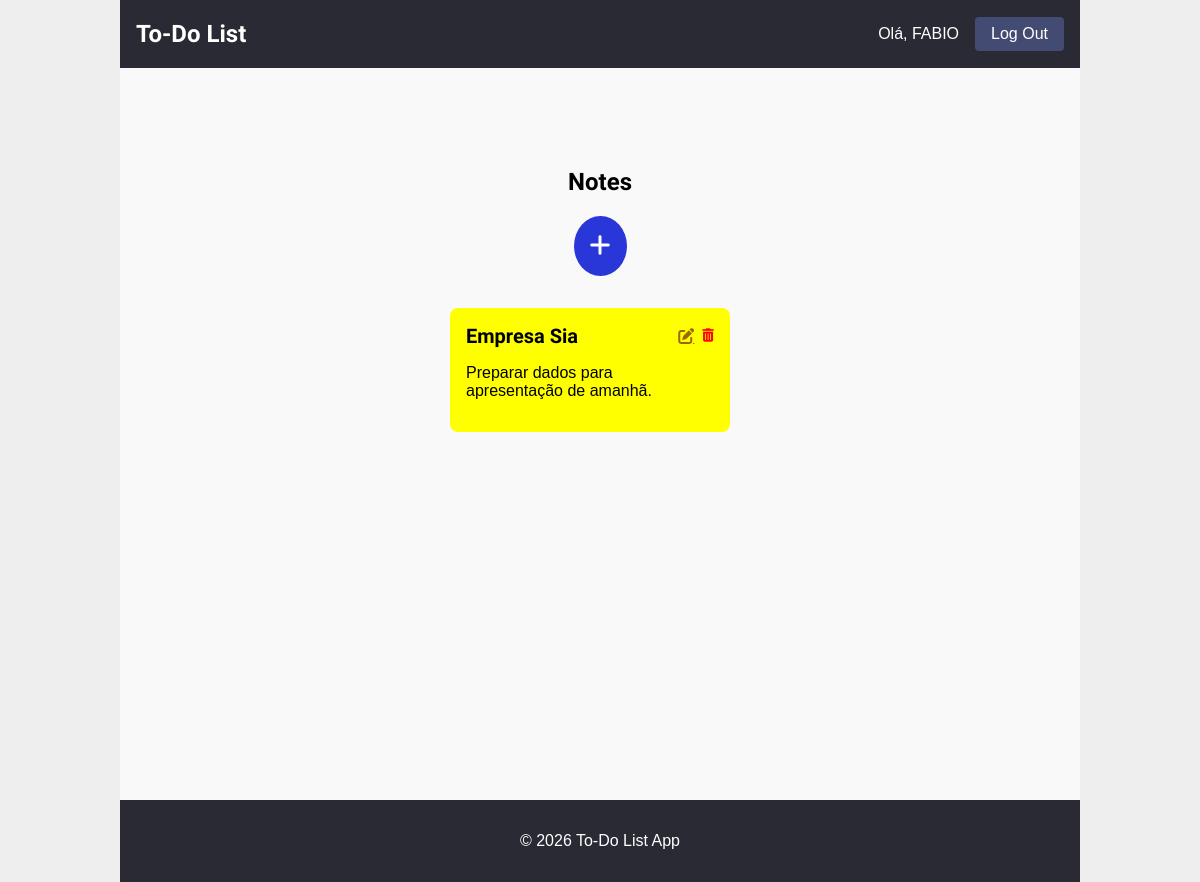
The app's page / (signed in) with its own data.
### tables this page shows
CREATE TABLE user (
  id INTEGER PRIMARY KEY AUTOINCREMENT,
  username TEXT UNIQUE NOT NULL,
  password TEXT NOT NULL
);

CREATE TABLE note (
  id INTEGER PRIMARY KEY AUTOINCREMENT,
  author_id INTEGER NOT NULL,
  created TIMESTAMP NOT NULL DEFAULT CURRENT_TIMESTAMP,
  title TEXT NOT NULL,
  task TEXT NOT NULL,
  FOREIGN KEY (author_id) REFERENCES user (id)
);

### todolist/notes.py (the view)
@bp.route('/')
def index():
    if g.user is None:
        return redirect(url_for('auth.login'))
    db = get_db()
    tasks = db.execute(
        'SELECT p.id, title, task, created, author_id, username'
        ' FROM note p JOIN user u ON p.author_id = u.id'
        ' WHERE p.author_id = ?'
        ' ORDER BY created DESC', (g.user['id'],)
    ).fetchall()
    return render_template('notes/index.html', tasks=tasks)

### todolist/auth.py (called while the page is built)
@bp.before_app_request
def load_logged_in_user():
    user_id = session.get('user_id')
    if user_id is None:
        g.user = None
    else:
        g.user = get_db().execute(
            'SELECT * FROM user WHERE id = ?', (user_id,)
        ).fetchone()

### todolist/db.py (called while the page is built)
def get_db():
    if 'db' not in g:
        g.db = sqlite3.connect(
            current_app.config['DATABASE'],
            detect_types=sqlite3.PARSE_DECLTYPES
        )
        g.db.row_factory = sqlite3.Row
    return g.db

### todolist/templates/notes/index.html (shortened to what this page needs)
{% extends 'base.html' %}
{% block header %}
  <div class="header-notes-page">
    <h1>{% block title %}Notes{% endblock %}</h1>
    {% if g.user %}
    <div class="plus-icon">
        <a class="action" href="{{ url_for('notes.create') }}"><i class="fa-solid fa-plus"></i></a>
    </div>
    {% endif %}
  </div>
{% endblock %}
{% block content %}
  <div class="notes-container-layout">
    <div class="notes-container">
    {% for task in tasks %}
      <article class="task">
        <header>
          <div>
            <h1>{{ task['title'] }}</h1>
            {% if g.user['id'] == task['author_id'] %}
            <div class="actions">
              <a class="edit-icon" href="{{ url_for('notes.update', id=task['id']) }}"><i class="fa-solid fa-pen-to-square"></i></a>
              <form action="{{ url_for('notes.delete', id=task['id']) }}" method="post">
                <button class="delete-icon" type="submit" onclick="return confirm('Are you sure you want to delete this note?')">
                  <i class="fa-solid fa-trash-can"></i>
                </button>
              </form>
            </div>
              {% endif %}
          </div>
        </header>
        <p class="body">{{ task['task'] }}</p>
      </article>
    {% endfor %}
    </div>
  </div>
{% endblock %}

### todolist/templates/base.html (shortened to what this page needs)
<!DOCTYPE html>
<html lang="en">
<head>
    <link rel="stylesheet" href="{{ url_for('static', filename='style.css') }}">
</head>
<body>
    <div class="container">
        <nav>
            <h1>To-Do List</h1>
            <ul>
                {% if g.user %}
                <li>Olá, <span class="username">{{ g.user['username'] }}</span>
                <li class="logout-button"><a href="{{ url_for('auth.logout') }}">Log Out</a>
                {% else %}
                <li><a href="{{ url_for('auth.register') }}">Register</a>
                <li><a href="{{ url_for('auth.login') }}">Log In</a>
                {% endif %}
            </ul>
        </nav>
        <section class="content">
            <header>
                {% block header %}{% endblock %}
            </header>
            {% block content %}{% endblock %}
        </section>
    </div>
    <footer>
        <p>&copy; 2026 To-Do List App</p>
    </footer>
</body>
</html>

### todolist/static/style.css (style rules this page uses)
:root { --primary-color: #4CAF50; --secondary-color: #f44336; --background-color: #f9f9f9; --dark-grey: #292a33; --blue: #2937d9; --text-color: #333; --font-family: 'Arial', sans-serif; --font-size: 16px; }
* { box-sizing: border-box; }
html { font-family: sans-serif; background: #eee; }
body { max-width: 960px; margin: 0 auto; background: white; }
.container { width: 100%; height: 100vh; background-color: var(--background-color); }
nav { display: flex; justify-content: space-between; background-color: var(--dark-grey); padding: 0 1rem; margin-bottom: 5rem; }
nav ul { list-style-type: none; padding: 0; display: flex; gap: 1rem; align-items: center; }
nav ul a { text-decoration: none; color: white; }
nav h1 { font-family: "Fuzzy Bubbles", sans-serif; font-weight: 700; font-style: bold; color: white; }
.username { color: white; text-transform: uppercase; }
nav ul > li { color: white; }
.logout-button { background-color: #444b73; color: white; border: none; padding: 0.5rem 1rem; cursor: pointer; border-radius: 4px; }
footer { text-align: center; padding: 1rem; background-color: var(--dark-grey); color: white; bottom: 0; width: 100%; }
.header-notes-page { display: flex; flex-direction: column; align-items: center; margin-bottom: 1rem; font-family: "Fuzzy Bubbles", sans-serif; font-weight: 700; font-style: bold; }
.plus-icon { display: flex; justify-content: center; align-items: center; background-color: var(--blue); padding: 1rem; border-radius: 50%; }
.plus-icon a { text-decoration: none; color: white; font-size: 1.5rem; }
.notes-container { width: 100%; display: flex; justify-content: center; padding: 0.5rem; }
.notes-container { display: grid; grid-template-columns: auto auto auto; gap: 10px; padding: 1rem; }
article { background-color: yellow; width: 280px; padding: 1rem; border-radius: 8px; color: black; }
article header div { margin: 0; padding: 0; display: flex; justify-content: space-between; align-items: center; }
article header div h1 { margin: 0; padding: 0; font-size: 1.25rem; font-family: "Fuzzy Bubbles", sans-serif; font-weight: 700; font-style: bold; }
.actions { display: flex; gap: 0.5rem; }
.edit-icon { color: rgb(156, 102, 2); margin: 0; padding: 0; display: flex; justify-content: center; align-items: center; }
.delete-icon { color: red; margin: 0; padding: 0; display: flex; justify-content: center; align-items: center; background-color: transparent; border: none; cursor: pointer; }

### records on screen
user: user.username "FABIO"
note: title "Empresa Sia", task "Preparar dados para apresentação de amanhã."
